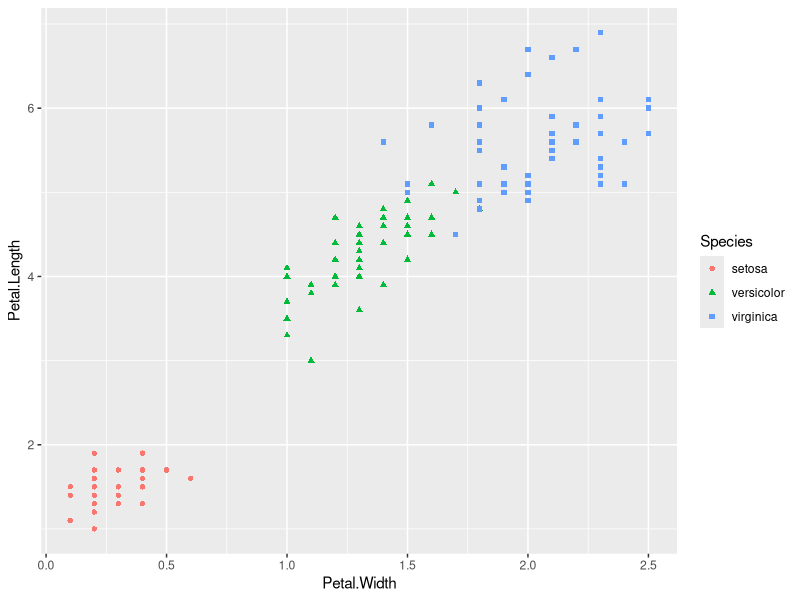
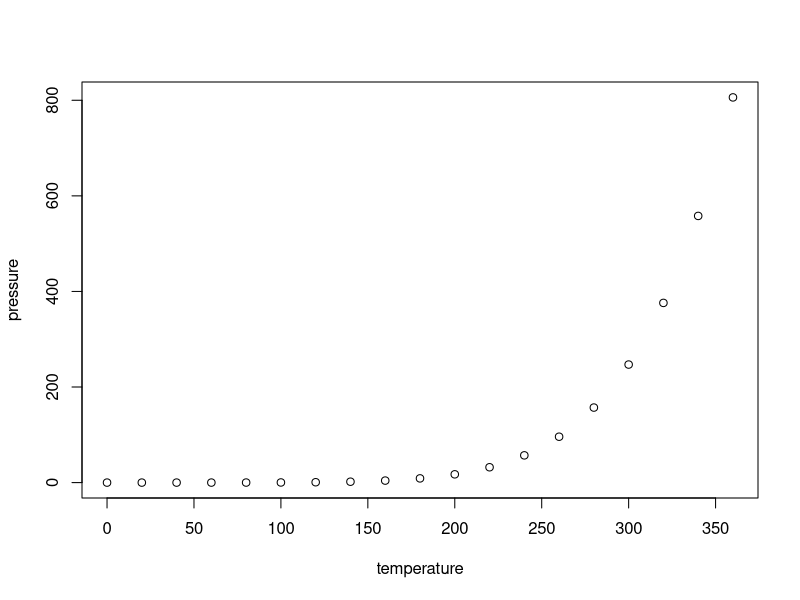

Generate these figures, in order, with R:
## ---- chunk 1
suppressPackageStartupMessages({
  library(tidyverse);
  library(viridis);
  library(ggplot2)
})

ggplot() + 
  geom_point(data=iris, aes(x=Petal.Width, y=Petal.Length, shape=Species, color=Species))
## ---- chunk 2
summary(cars)
## ---- chunk 3
plot(pressure)
